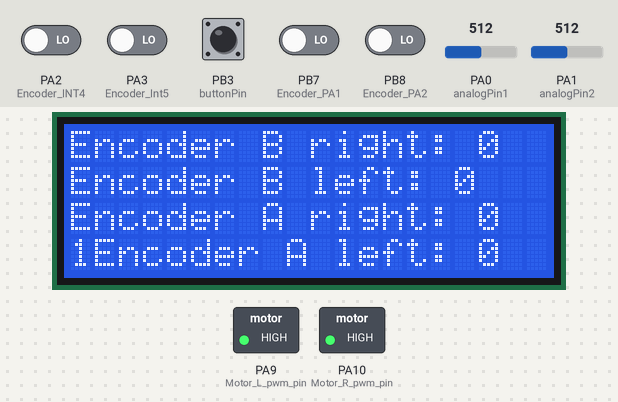
Simulated run of this sketch. Board: STM32 Blue Pill. On the bench: 20×4 character LCD, switched loads named in the sketch (green lamp = pin HIGH). The inputs (shaded band) are chosen by the test bench; at power-on: PB3 (buttonPin) HIGH, PA2 (Encoder_INT4), PA3 (Encoder_Int5), PB7 (Encoder_PA1), PB8 (Encoder_PA2) LOW, PA1 (analogPin2) = 512, PA0 (analogPin1) = 512.

Above: at 1.2 s.
1.3 s: PB3 (buttonPin) pulled LOW for 0.15 s
At 1.8 s:
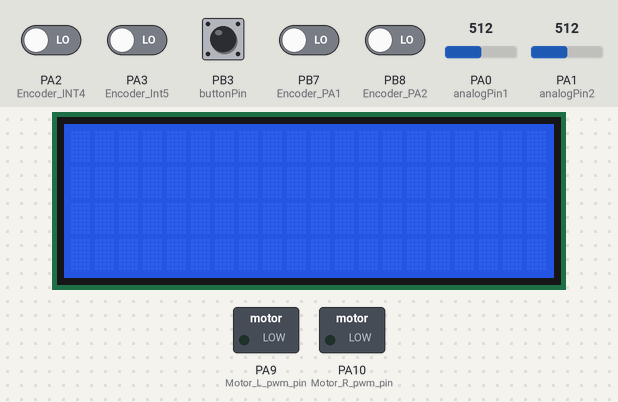
2.9 s: PB3 (buttonPin) pulled LOW for 1 s
At 3.7 s:
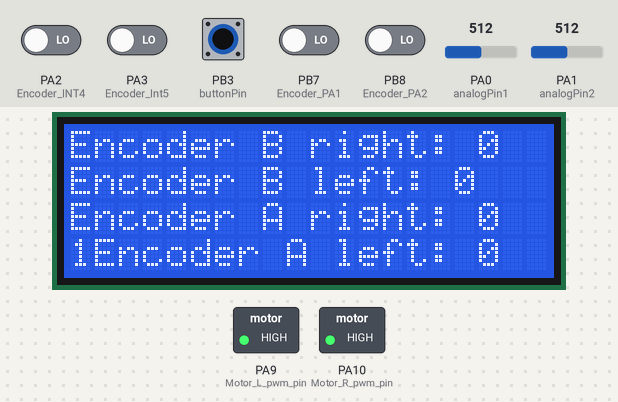
5.4 s: PA1 (analogPin2) set to 500
At 5.7 s:
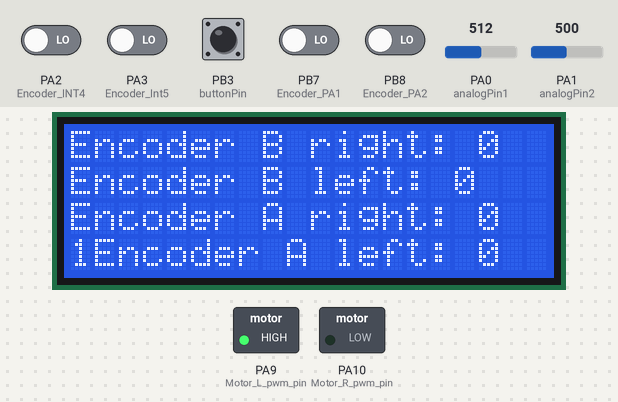
6.9 s: PA2 (Encoder_INT4) driven HIGH
At 8.1 s:
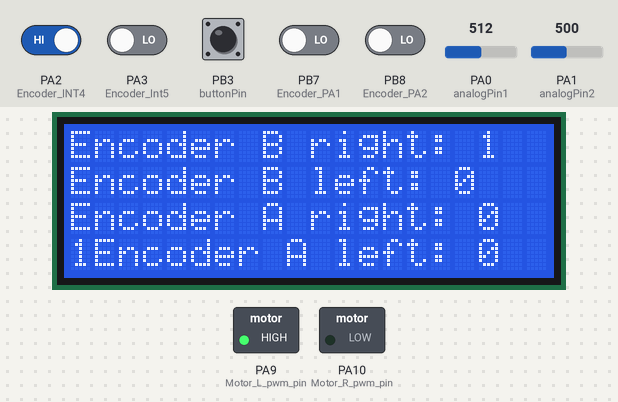
8.4 s: PA3 (Encoder_Int5) driven HIGH
At 9.3 s:
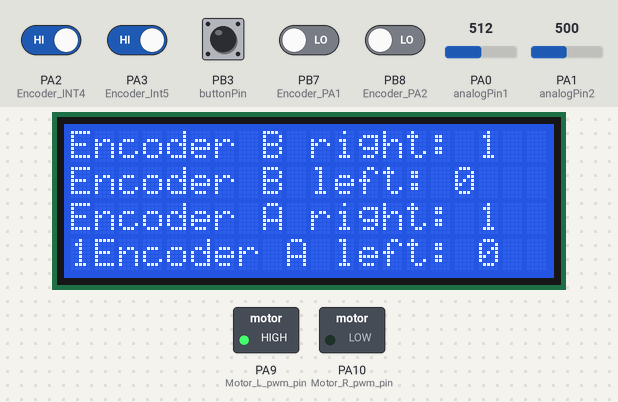
9.9 s: PB7 (Encoder_PA1) driven HIGH
At 10.5 s:
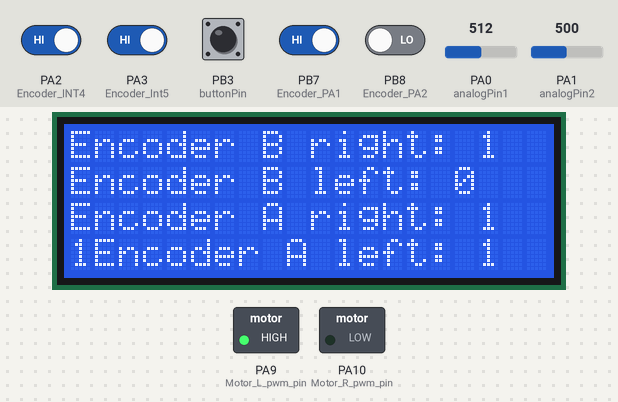
Timing chart, 0 to 12.4 s (numbered marks = the images above; inputs shaded):
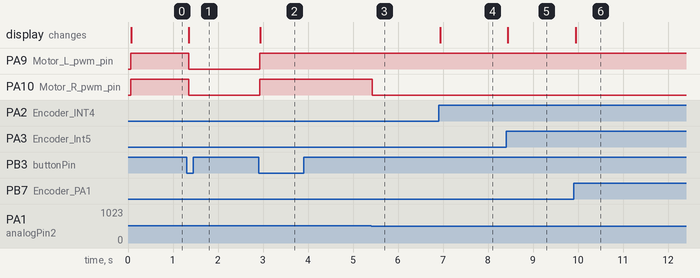

The sketch:

week05_Sylvi_botched_it.ino
```cpp
#include <LiquidCrystal.h>
#define Motor_forward         0
#define Motor_return          1
#define Motor_L_dir_pin       7
#define Motor_R_dir_pin       8
#define Motor_L_pwm_pin       9
#define Motor_R_pwm_pin       10
#define Encoder_PA1           23
#define Encoder_PA2           24
#define Encoder_Int5          3
#define Encoder_INT4          2

const int rs = 52, en = 53, d4 = 50, d5 = 51, d6 = 49, d7 = 48;
LiquidCrystal lcd(rs, en, d4, d5, d6, d7);
int analogPin1 = A0;   // potentiometer connected to analog pin 0
int analogPin2 = A1;
int val1, val2, pwm_R, pwm_L;
int st_Y = 503;
int st_X = 496;
int left_count = 0;
int right_count = 0;

const byte buttonPin = 19;
bool isOn = true;

void interrut(){
  if (isOn){
    isOn = false;
  }
  else if (!isOn){
    isOn = true;
  }
}
void l_rising(){
  left_count +=1;
}
void r_rising(){
  right_count +=1;
}

void setup() {

  pinMode(buttonPin, INPUT);
  pinMode(Encoder_INT4, INPUT);
  pinMode(Encoder_Int5, INPUT);
  attachInterrupt(digitalPinToInterrupt(19), interrut, FALLING);
  attachInterrupt(digitalPinToInterrupt(2), r_rising, RISING);
  attachInterrupt(digitalPinToInterrupt(3), l_rising, RISING);
  Serial.begin(9600);
  lcd.begin(20, 4);
}

void loop() {
  lcd.clear();
  if (isOn){
    val1 = analogRead(analogPin2);  // read the input pin 0 - 1023
    val2 = analogRead(analogPin1);
    if ((st_Y - val1) > 5){ //If value from starting - current is positive, move backwards
      digitalWrite(Motor_R_dir_pin, Motor_return);
      pwm_R = 1023 - ((val2/st_Y)*1023);
    }
    else if((st_Y - val1) < -5){ //If value from starting - current is negative move backwards
      digitalWrite(Motor_R_dir_pin, Motor_forward);
      pwm_R = (val1/st_Y)*1023; //if reading is 0 go full speed
    }
    else {
      pwm_R = 0;
    }
    if ((st_X - val2) > 5){ //
      digitalWrite(Motor_L_dir_pin, Motor_return);
      pwm_L = 1023 - ((val2/st_X)*1023);
    }
    else if((st_X - val2) < -5){
      digitalWrite(Motor_L_dir_pin, Motor_forward);
      pwm_L = (val2/st_X)*1023;
    }
    else {
      pwm_L = 0;
    }
    analogWrite(Motor_L_pwm_pin,pwm_L);
    analogWrite(Motor_R_pwm_pin,pwm_R);
    lcd.setCursor(0, 0);
    lcd.print("Encoder B right: ");
    lcd.print(right_count);
    lcd.setCursor(0,1);
    lcd.print("Encoder B left: ");
    lcd.print(digitalRead(Encoder_PA2));
    lcd.setCursor(0,2);
    lcd.print("Encoder A right: ");
    lcd.print(left_count);
    lcd.setCursor(1,3);
    lcd.print("Encoder A left: ");
    lcd.print(digitalRead(Encoder_PA1));
    lcd.setCursor(0,4);
    lcd.print(isOn);
    delay(30);

  }
  else{
    analogWrite(Motor_L_pwm_pin,Motor_forward);
    analogWrite(Motor_R_pwm_pin,Motor_forward);
    analogWrite(Motor_L_pwm_pin,0);
    analogWrite(Motor_R_pwm_pin,0);
  }
  delay(30);
  }
```

Measured:
- the behaviour switches between 509 and 508 on PA1 (analogPin2) (found by bisection; images 2 and 3)
- after the input at 1.3 s, PA9 (Motor_L_pwm_pin), PA10 (Motor_R_pwm_pin): HIGH → LOW after 0.05 s; the display: changes after 0.05 s (image 1)
- after the input at 2.9 s, PA9 (Motor_L_pwm_pin), PA10 (Motor_R_pwm_pin): LOW → HIGH at once; the display: changes at once (image 2)
- after the input at 5.4 s, PA10 (Motor_R_pwm_pin): HIGH → LOW at once
- after the input at 6.9 s, the display: changes at once (image 4)
- after the input at 8.4 s, the display: changes at once (image 5)
- after the input at 9.9 s, the display: changes after 0.05 s (image 6)
